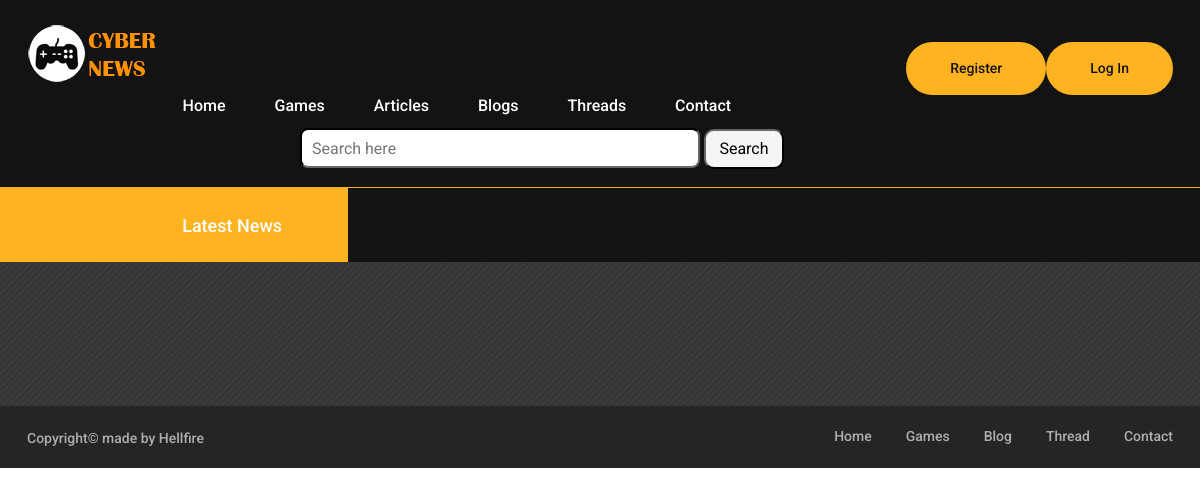
The page /main/index/ on the database as committed earlier.
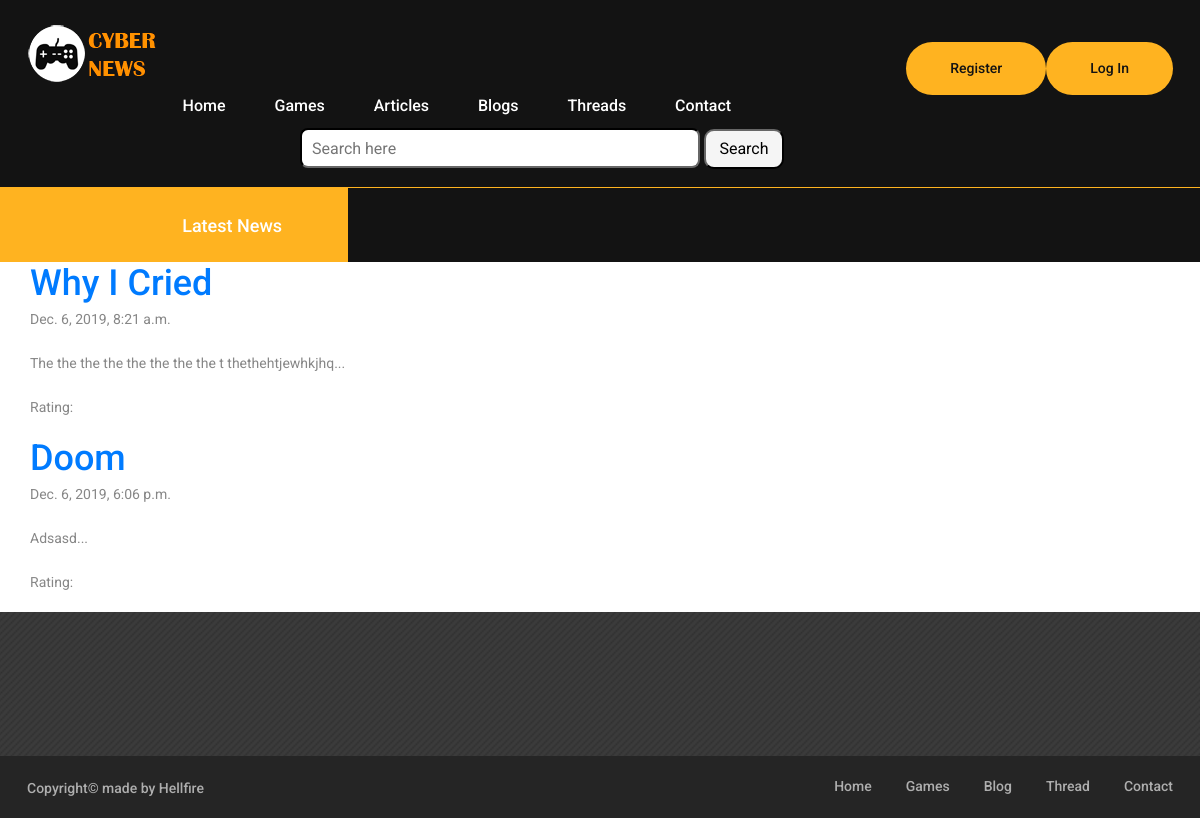
The same page on the database as committed later.
### article_pages/models.py (models this page shows, shortened)
class Article(models.Model):
    article_name = models.CharField(max_length=1000)
    article_text = models.TextField(default="")
    article_date = models.DateTimeField(auto_now_add=True)  # earlier was written this: 'date published'
    author_id = models.ForeignKey(User, on_delete=models.CASCADE, null=True)
    game_id = models.ForeignKey(Game, on_delete=models.CASCADE, null=True)
    article_score = models.FloatField(default=0.0)
    numberOfClicks = models.IntegerField(default=0)
    article_img = models.ImageField(upload_to='article_img/', default='NULL')
    def snippet(self):  # returns sneak-peek for article content
        return self.article_text[:50] + "..."

### Cyber_News_App/views.py (the view)
# urls.py: url('index/', v1.index, name="index"),
def index(request):
    articles = Article.objects.all().order_by('article_date')
    return render(request, 'Cyber_News_App/homepage.html', {'articles': articles})

### Cyber_News_App/templates/Cyber_News_App/homepage.html
{% extends "Cyber_News_App/base_layout.html" %}
{% block content %}
    <div>
            <div class = "articles">
                {% for article in articles %}
                    <div class = "article">
                        <h2><a href="{% url 'article_pages:article_det' article.id %}">{{article.article_name}}</a> </h2>
                        <p>{{article.article_date }}</p>
                        <p>{{article.snippet}}</p>
                        <p>Rating: {{article.rating }}</p>
                    </div>
                {% endfor %}
            </div>
    </div>
{% endblock %}

Rows that differ between the two databases and show on the page:
added Article: article_name "Why I Cried", article_date "Dec. 6, 2019, 8:21 a.m.", snippet "The the the the the the the the t thethehtjewhkjhq..."
added Article: article_name "Doom", article_date "Dec. 6, 2019, 6:06 p.m.", snippet "Adsasd..."
